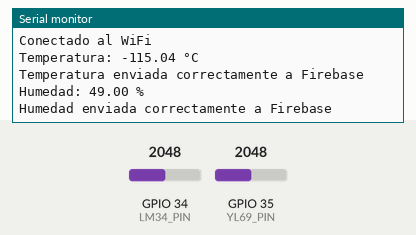
Simulated run of this sketch. Board: ESP32. Shown: the last lines printed to the serial monitor. The inputs (shaded band) are chosen by the test bench; at power-on: GPIO 34 (LM34_PIN) = 2048, GPIO 35 (YL69_PIN) = 2048. WiFi joins after 1.5 s; servers stay silent unless stated.

Above: at 2.7 s.
2.8 s: GPIO 34 (LM34_PIN) set to 2866
At 3.93 s:
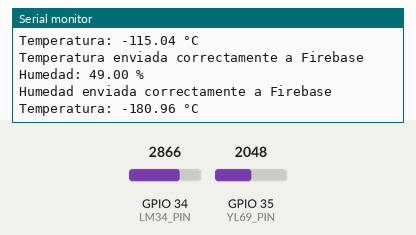
5.8 s: GPIO 35 (YL69_PIN) set to 2866
At 6.39 s:
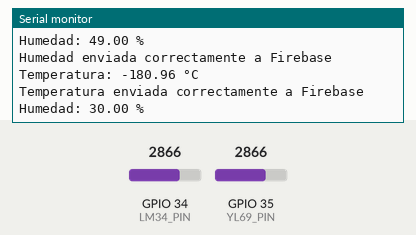
8.8 s: GPIO 34 (LM34_PIN) set to 3603
At 8.8 s:
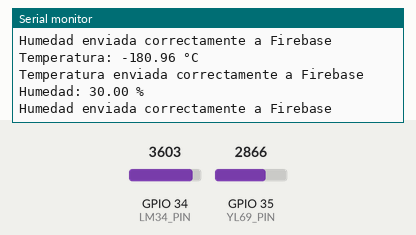
11.8 s: GPIO 35 (YL69_PIN) set to 3603
At 14.8 s:
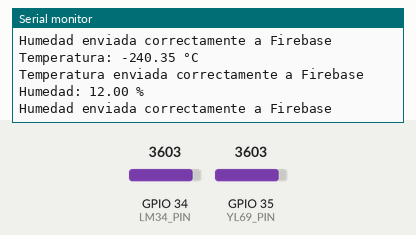
Timing chart, 0 to 15.8 s (numbered marks = the images above; inputs shaded):
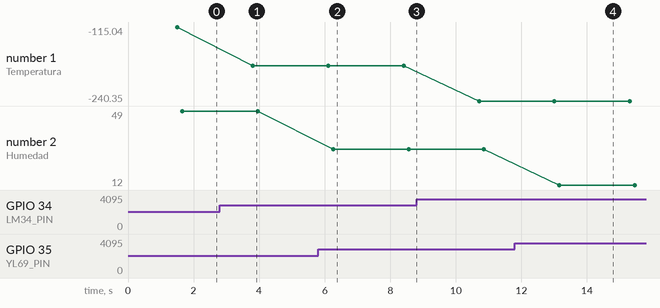

Measured:
- after the input at 2.8 s, the serial monitor: prints a new line after 1.0 s (image 1)
- after the input at 5.8 s, the serial monitor: prints a new line after 0.46 s (image 2)
- after the input at 11.8 s, the serial monitor: prints a new line after 1.4 s (image 4)
- plotted number 1: -115.04 → -180.96 after the input at 2.8 s, -180.96 → -240.35 after the input at 8.8 s
- plotted number 2: 49 → 30 after the input at 5.8 s, 30 → 12 after the input at 11.8 s

The sketch:

ag5_temperatura.ino
```cpp
#include <WiFi.h>
#include "FirebaseESP32.h"

#define WIFI_SSID "Totalplay-23A6"
#define WIFI_PASSWORD "23A63F7DQFx967U8"

#define FIREBASE_HOST "espp32-771cb-default-rtdb.firebaseio.com"
#define FIREBASE_AUTH "jQ4C2UodDI6Irlzsodj1lOBJNt9CT2aN1fSDX5QC"

// Pins de los sensores
#define LM34_PIN 34 // LM34 conectado al pin 34
#define YL69_PIN 35 // YL69 conectado al pin 35

FirebaseData firebaseData;
FirebaseConfig firebaseConfig;
FirebaseAuth firebaseAuth;

String nodo = "/Sensores";

void setup() {
  Serial.begin(115200);
  Serial.println();

  // Conectar a WiFi
  WiFi.begin(WIFI_SSID, WIFI_PASSWORD);
  Serial.print("Conectando al WiFi");
  while (WiFi.status() != WL_CONNECTED) {
    Serial.print(".");
    delay(300);
  }
  Serial.println();
  Serial.println("Conectado al WiFi");

  // Configurar Firebase
  firebaseConfig.host = FIREBASE_HOST;
  firebaseConfig.signer.tokens.legacy_token = FIREBASE_AUTH;
  Firebase.begin(&firebaseConfig, &firebaseAuth);
  Firebase.reconnectWiFi(true);
}

void loop() {
  // Leer el valor analógico del sensor LM34 (temperatura)
  int lm34_analogValue = analogRead(LM34_PIN);

  // Convertir el valor analógico del LM34 a temperatura en grados Celsius
  float lm34_voltage = lm34_analogValue * (3.3 / 4095.0);
  float temperatureC = ((lm34_voltage - 0.5) * 100.0)*-1;

  // Imprimir y enviar la temperatura a Firebase
  Serial.print("Temperatura: ");
  Serial.print(temperatureC);
  Serial.println(" °C");
  if (Firebase.setFloat(firebaseData, nodo + "/sensor1", temperatureC)) {
    Serial.println("Temperatura enviada correctamente a Firebase");
  } else {
    Serial.println("Error al enviar temperatura a Firebase: " + firebaseData.errorReason());
  }

  // Leer el valor analógico del sensor YL69 (humedad)
  int yl69_analogValue = analogRead(YL69_PIN);

  // Invertir la interpretación de la lectura del YL69 para humedad
  float humidityPercentage = map(yl69_analogValue, 4095, 0, 0, 100); // Invertir el mapeo

  // Imprimir y enviar la humedad a Firebase
  Serial.print("Humedad: ");
  Serial.print(humidityPercentage);
  Serial.println(" %");
  if (Firebase.setFloat(firebaseData, nodo + "/sensor2", humidityPercentage)) {
    Serial.println("Humedad enviada correctamente a Firebase");
  } else {
    Serial.println("Error al enviar humedad a Firebase: " + firebaseData.errorReason());
  }

  delay(2000); // Esperar 2 segundos antes de la siguiente lectura
}
```
